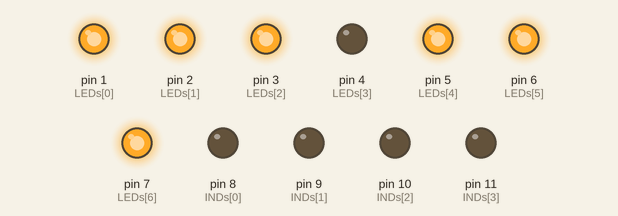
Bench run of a sketch on a simulated Arduino Uno, built with avr-gcc and run on an emulated ATmega328P. Shown: output pins drawn as LEDs (lit = HIGH).

Above: at 0.05 s.
At 0.16 s:
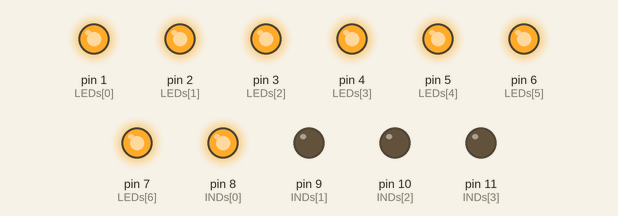
At 0.39 s:
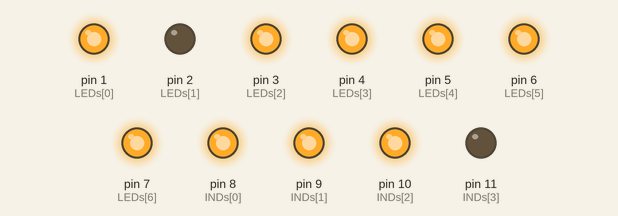
At 0.74 s:
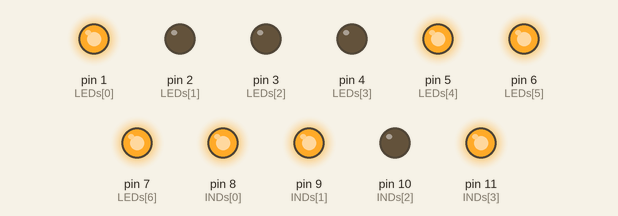
At 1.43 s:
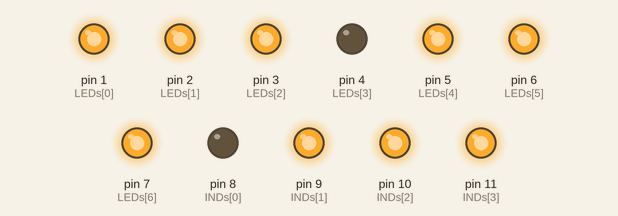
At 2.92 s:
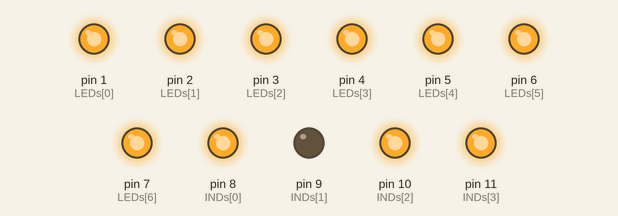
Timing chart, 0 to 3.2 s (numbered marks = the images above):
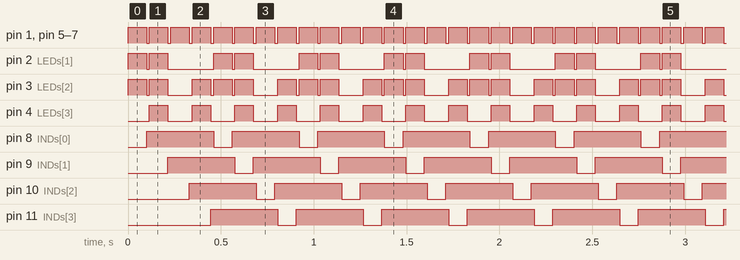

The sketch:

sketch_oct31b.ino
```cpp
int LEDs[] = {1, 2, 3, 4, 5, 6, 7};
int INDs[] = {8, 9, 10, 11};

bool A[] = {1, 1, 1, 0, 1, 1, 1};
bool B[] = {1, 1, 1, 1, 1, 1, 1};
bool F[] = {1, 0, 0, 0, 1, 1, 1};
bool six[] = {1, 0, 1, 1, 1, 1, 1};

bool *arr[] = {A, B, F, six};

void setup() {
  for (int i = 0; i < 7; i++) {
    pinMode(LEDs[i], OUTPUT);
  }
  for (int i = 0; i < 4; i++) {
    pinMode(INDs[i], OUTPUT);
  }
}

void writeLED(bool *arr[]) {
  for (int ind = 0; ind < 4; ind++) {
    digitalWrite(INDs[ind], LOW);

    for (int i = 0; i < 7; i++) {
      digitalWrite(LEDs[i], arr[ind][i]);
    }
    delay(100);
    for (int i = 0; i < 7; i++) {
      digitalWrite(LEDs[i], LOW);
    }

    digitalWrite(INDs[ind], HIGH);
    delay(15);

  }
}

void loop() {
  writeLED(arr);
}
```

Measured:
- by itself, pin 1 (LEDs[0]), pin 5 (LEDs[4]), pin 6 (LEDs[5]), pin 7 (LEDs[6]): alternates HIGH for 0.10 s and LOW for 0.02 s
- by itself, pin 2 (LEDs[1]): repeats every 0.46 s: LOW 0.02 s, HIGH 0.10 s, LOW 0.25 s, HIGH 0.10 s
- by itself, pin 3 (LEDs[2]): repeats every 0.46 s: LOW 0.02 s, HIGH 0.10 s, LOW 0.13 s, HIGH 0.10 s, LOW 0.02 s, HIGH 0.10 s
- by itself, pin 4 (LEDs[3]): alternates HIGH for 0.10 s and LOW for 0.13 s
- by itself, pin 8 (INDs[0]), pin 9 (INDs[1]), pin 10 (INDs[2]), pin 11 (INDs[3]): alternates HIGH for 0.36 s and LOW for 0.10 s
